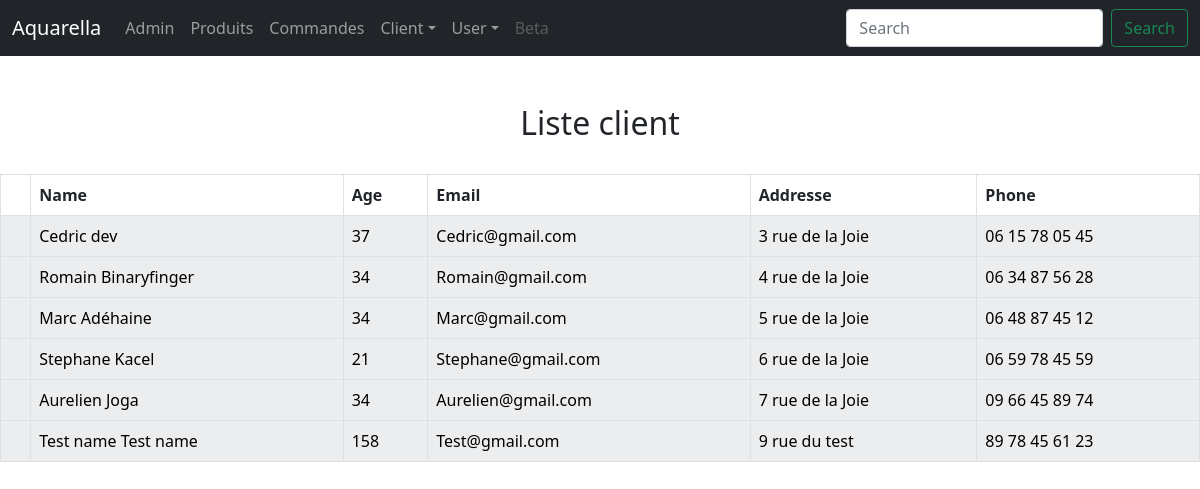
Before: /liste_de_client/ with the older database file.
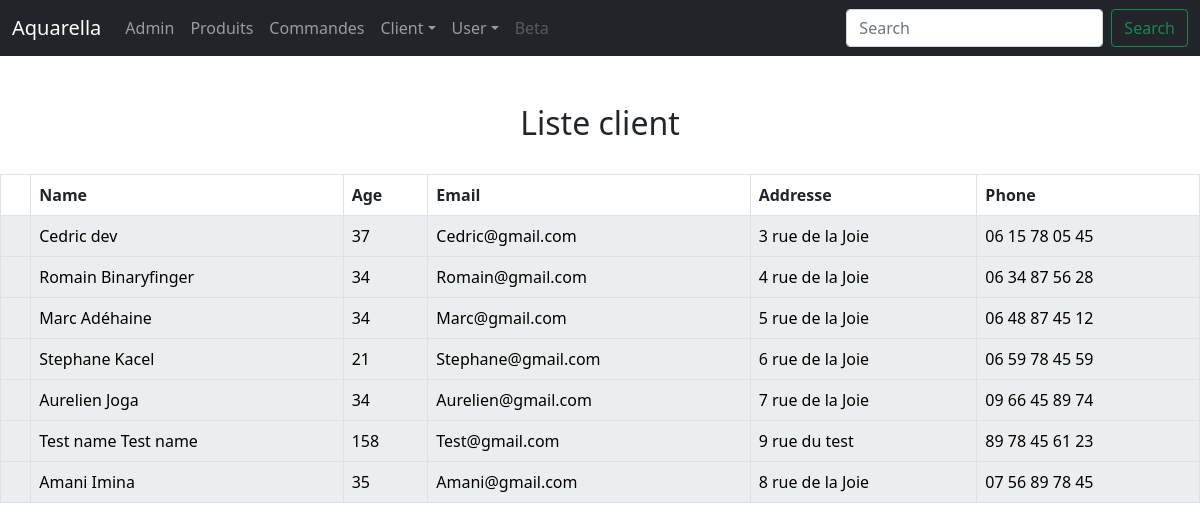
After: the same page with the newer database file.
### accounts/models.py (models this page shows)
class Client(models.Model):
    first_name=models.CharField(max_length=30)
    last_name=models.CharField(max_length=30)
    id_client=models.CharField('Id Client',max_length=3)
    age=models.CharField(max_length=3)
    email=models.EmailField('Email Address',max_length=50)
    address=models.CharField(max_length=300)
    phone=models.CharField('Contact Phone',max_length=14)
    def __str__(self):  #allow us to pop up on the page
        return self.first_name + ' ' + self.last_name # put first and last name on website

### accounts/views.py (the view)
# urls.py: path('liste_de_client/',views.list_client,name='liste_client'),
def list_client(request): # pour afficher liste client
	client_list=Client.objects.all() #put all the client object of cleint
	return render(request,'liste_de_client.html',{'client_list': client_list})

### templates/liste_de_client.html (shortened to what this page needs)
{% extends 'base.html' %}
{% block content %}
<center><h2>Liste client</h2></center>
<br/>
<table class="table table-bordered table-striped table-hover">
    <thead>
        <tr class="table">
            <th scope="col"></th>
            <th scope="col">Name</th>
            <th scope="col">Age</th>
            <th scope="col">Email</th>
            <th scope="col">Addresse</th>
            <th scope="col">Phone</th>
        </tr>
    </thead>
    {% for liste_de_client in client_list%}
    <tbody>
        <tr class="table-light">
            <th scope="col"></th>
            <td>{{ liste_de_client }}</td>
            <td>{{liste_de_client.age}}</td>
            <td>{{liste_de_client.email}}</td>
            <td>{{liste_de_client.address}}</td>
            <td>{{liste_de_client.phone}}</td>
        </tr>
    </tbody>
    {% endfor %}
</table>
{% endblock content %}

Changed rows visible on the page:
added Client: first_name+last_name "Amani Imina", age "35", email "Amani@gmail.com", address "8 rue de la Joie", phone "07 56 89 78 45"
